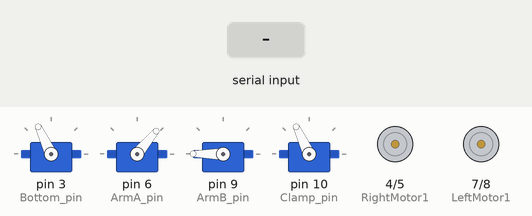
A sketch run on a simulated Arduino Leonardo, built with avr-gcc and run on an emulated ATmega32U4. Parts: 4 × servo, motor-driver pin pairs drawn as motors (green arrow = first pin HIGH = forward, orange = second pin HIGH = backward, longer = more drive). Inputs (shaded band) come from the test bench. What the sketch prints to the serial monitor is not drawn.

Above: at 1.2 s.
1.3 s: "1" received over Serial
4.3 s: byte 53 ('5') received over Serial
At 6.3 s:
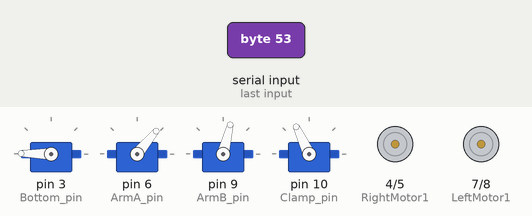
7.3 s: "2" received over the second serial link
At 7.72 s:
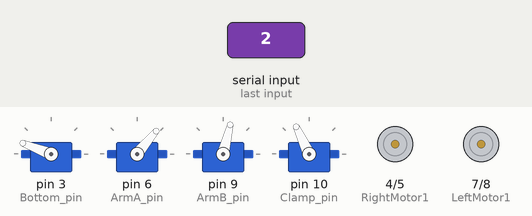
10.3 s: byte 54 ('6') received over Serial
At 11.8 s:
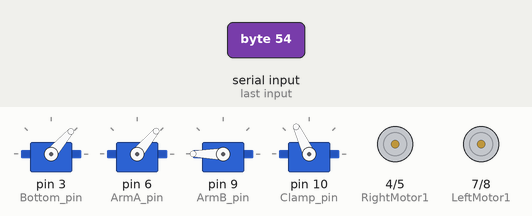
13.3 s: byte 55 ('7') received over Serial
At 14.0 s:
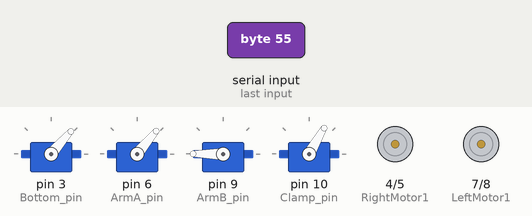
14.8 s: "F" received over Serial
At 15.6 s:
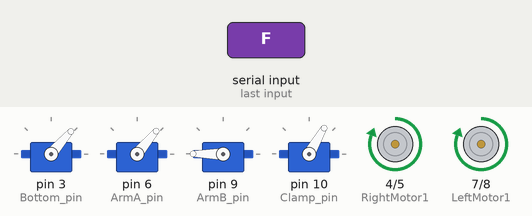
Timing chart, 0 to 17.3 s (numbered marks = the images above; inputs shaded):
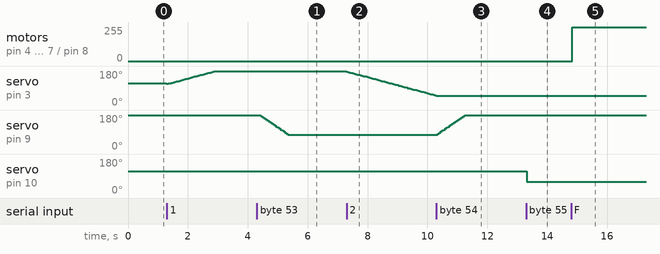

The sketch:

Educake_RobotArmCar2.ino
```cpp
#include <Servo.h>

Servo BottomServo; // 底盤旋轉馬達
Servo ArmAServo; // 後臂升降馬達
Servo ArmBServo; // 前臂馬達
Servo ClampServo; // 夾爪馬達


char command;    //read the char
#define ServoDelayTime 50

void setup() {
  // put your setup code here, to run once:
  Serial.begin(9600);         //The monitor UART
  Serial1.begin(9600);       //The Bluetooth UART

  SetUp_Pin();                //Set the Servo and Motor Pin
  Servo_stop();
}

void loop() {
  // put your main code here, to run repeatedly:
  if(Serial1.available()>0)
  {
    command = Serial1.read();
    Serial1.println(command);
    Serial.println(command);
  }
    switch (command)
    {
      case 'F':
        CarForward();
        break;
      case 'B':
        CarBack();
        break;
      case 'R':
        CarRight();
        break;
      case 'L':
        CarLeft();
        break;
      case 'S':
        CarStop();
        break;
      case '0':
        Serial.println("Servo all stop");
        //Servo_stop();
        delay(ServoDelayTime);
        break;
      case '1':
        Serial.println("MeArm turn Left");
        //Servo_stop();
        BottomLeft();
        delay(ServoDelayTime);
        break;
      case '2':
        Serial.println("MeArm turn Right");
        //Servo_stop();
        BottomRight();
        delay(ServoDelayTime);
        break;
      case '3':
        Serial.println("Arm A Up");
        //Servo_stop();
        Arm_A_Up();
        delay(ServoDelayTime);
        break;
      case '4':
        Serial.println("Arm A Down");
        //Servo_stop();
        Arm_A_Down();
        delay(ServoDelayTime);
        break;
      case '5':
        Serial.println("Arm B Up");
        //Servo_stop();
        Arm_B_Up();
        delay(ServoDelayTime);
      break;
      case '6':
        Serial.println("Arm B Down");
        //Servo_stop();
        Arm_B_Down();
        delay(ServoDelayTime);
        break;
      case '7':
        Serial.println("Clamp Open");
        //Servo_stop();
        ClampOpen();
        delay(ServoDelayTime);
        break;
      case '8':
        Serial.println("Clamp Close");
        //Servo_stop();
        ClampClose();
        delay(ServoDelayTime);
        break;
    }

  if(Serial.available()>0)
  {
    command = Serial.read();
    Serial.println(command);
  }
}
```

Car_Motion.ino
```cpp
void CarStop()
{
  Serial.println("Car Stop");

  //Right Motor
  digitalWrite(4,LOW);
  digitalWrite(5,LOW);
  //Left Motor
  digitalWrite(7,LOW);
  digitalWrite(8,LOW);
}
void CarForward()
{
  Serial.println("Car Forward");

  //Right Motor
  digitalWrite(4,HIGH);
  digitalWrite(5,LOW);
  //Left Motor
  digitalWrite(7,HIGH);
  digitalWrite(8,LOW);
}

void CarBack()
{
  Serial.println("Car Back");

  //Right Motor
  digitalWrite(4,LOW);
  digitalWrite(5,HIGH);
  //Left Motor
  digitalWrite(7,LOW);
  digitalWrite(8,HIGH);
}

void CarLeft()
{
  Serial.println("Car Left");

  //Right Motor
  digitalWrite(4,LOW);
  digitalWrite(5,LOW);
  //Left Motor
  digitalWrite(7,HIGH);
  digitalWrite(8,LOW);
}

void CarRight()
{
  Serial.println("Car Right");

  //Right Motor
  digitalWrite(4,HIGH);
  digitalWrite(5,LOW);
  //Left Motor
  digitalWrite(7,LOW);
  digitalWrite(8,LOW);
}
```

Servoe_Motion.ino
```cpp
//SG90: 500~2500us
//SG90 degree duration:11.1
//SG90 0 degree =500
//SG90 180 degree =2500

//MG90: 400~2400
//MG90 degree duration:11.1
//MG90 0 degree =400
//MG90 180 degree =2400

//define Servo name
//Servo BottomServo; // 底盤旋轉馬達
//Servo ArmAServo; // 後臂升降馬達
//Servo ArmBServo; // 前臂馬達
//Servo ClampServo; // 夾爪馬達

//Servo Range
#define Bottom_max  180      //Turn Left
#define Bottom_min  50       //Turn Right
#define Clamp_max  115        //close
#define Clamp_min  60        //open
#define ArmA_max  150
#define ArmA_min  50
#define ArmB_max  180
#define ArmB_min  70

//Servo Initial Degree
int Clamp_pos = Clamp_max;
int Bottom_pos = (Bottom_max + Bottom_min)/2;
int ArmA_pos = ArmA_min;
int ArmB_pos = ArmB_max;

//servo degree duration
int delta = 5;
int delta_bottom = 2;


void Servo_stop()
{
  BottomServo.write(Bottom_pos);
  ClampServo.write(Clamp_pos);
  ArmAServo.write(ArmA_pos);
  ArmBServo.write(ArmB_pos);
}

void BottomLeft()
{
  if(Bottom_pos + delta_bottom < Bottom_max)
    {Bottom_pos += delta_bottom;}
  MG90(1,Bottom_pos);
}

void BottomRight()
{
  if(Bottom_pos - delta_bottom > Bottom_min)
    Bottom_pos -= delta_bottom;
  MG90(1,Bottom_pos);
}

void Arm_A_Up()
{
  if(ArmA_pos + delta < ArmA_max)
    ArmA_pos += delta;
  SG90(2,ArmA_pos);
}

void Arm_A_Down()
{
  if(ArmA_pos - delta > ArmA_min)
    ArmA_pos -= delta;
  SG90(2,ArmA_pos);
}

void Arm_B_Up()
{
  if(ArmB_pos - delta > ArmB_min)
    ArmB_pos -= delta;
  SG90(3,ArmB_pos);
}

void Arm_B_Down()
{
  if(ArmB_pos + delta < ArmB_max)
    ArmB_pos += delta;
  SG90(3,ArmB_pos);
}

void ClampOpen()
{
  Clamp_pos = Clamp_min;
  SG90(4,Clamp_pos);
}

void ClampClose()
{
  Clamp_pos = Clamp_max;
  SG90(4,Clamp_pos);
}


int SG90(int myServo,int angle)
{
  angle=500+(angle*11.1);

  if(myServo==2)
  {
    ArmAServo.writeMicroseconds(angle);
  }
  if(myServo==3)
  {
    ArmBServo.writeMicroseconds(angle);
  }
  if(myServo==4)
  {
    ClampServo.writeMicroseconds(angle);
  }
  return(angle);
}


int MG90(int myServo,int angle)
{
  angle=400+(angle*11.1);
  if(myServo==1)
  {
    BottomServo.writeMicroseconds(angle);
  }
  return(angle);
}
```

initial.ino
```cpp
#define Bottom_pin  3      // 底盤旋轉馬達
#define ArmA_pin  6        // 後臂升降馬達
#define ArmB_pin  9        // 前臂馬達
#define Clamp_pin  10      // 夾爪馬達

#define RightMotor1 4
#define RightMotor2 5
#define LeftMotor1 7
#define LeftMotor2 8

void SetUp_Pin()
{
  BottomServo.attach(Bottom_pin);
  ArmAServo.attach(ArmA_pin);
  ArmBServo.attach(ArmB_pin);
  ClampServo.attach(Clamp_pin);

  //克定馬達正反轉腳位
  pinMode(RightMotor1,OUTPUT);
  pinMode(RightMotor2,OUTPUT);
  pinMode(LeftMotor1,OUTPUT);
  pinMode(LeftMotor2,OUTPUT);

  digitalWrite(RightMotor1,LOW);
  digitalWrite(RightMotor2,LOW);
  digitalWrite(LeftMotor1,LOW);
  digitalWrite(LeftMotor2,LOW);
}
```

Measured:
- after the input at 4.3 s, servo on pin 9 (ArmB_pin): moves from 180° to 76° over 0.96 s, starting after 0.09 s
- after the input at 7.3 s, servo on pin 3 (Bottom_pin): moves from 179° to 49° over 3.0 s, starting at once
- after the input at 10.3 s, servo on pin 3 (Bottom_pin): stays 49° (without the input it goes to 47° after 0.04 s); servo on pin 9 (ArmB_pin): moves from 76° to 180° over 0.96 s, starting at once
- after the input at 13.3 s, servo on pin 10 (Clamp_pin): 115° → 60° at once
- after the input at 14.8 s, motor on pin 4 (RightMotor1) / pin 5 (RightMotor2), motor on pin 7 (LeftMotor1) / pin 8 (LeftMotor2): stopped → forward 255/255 at once
